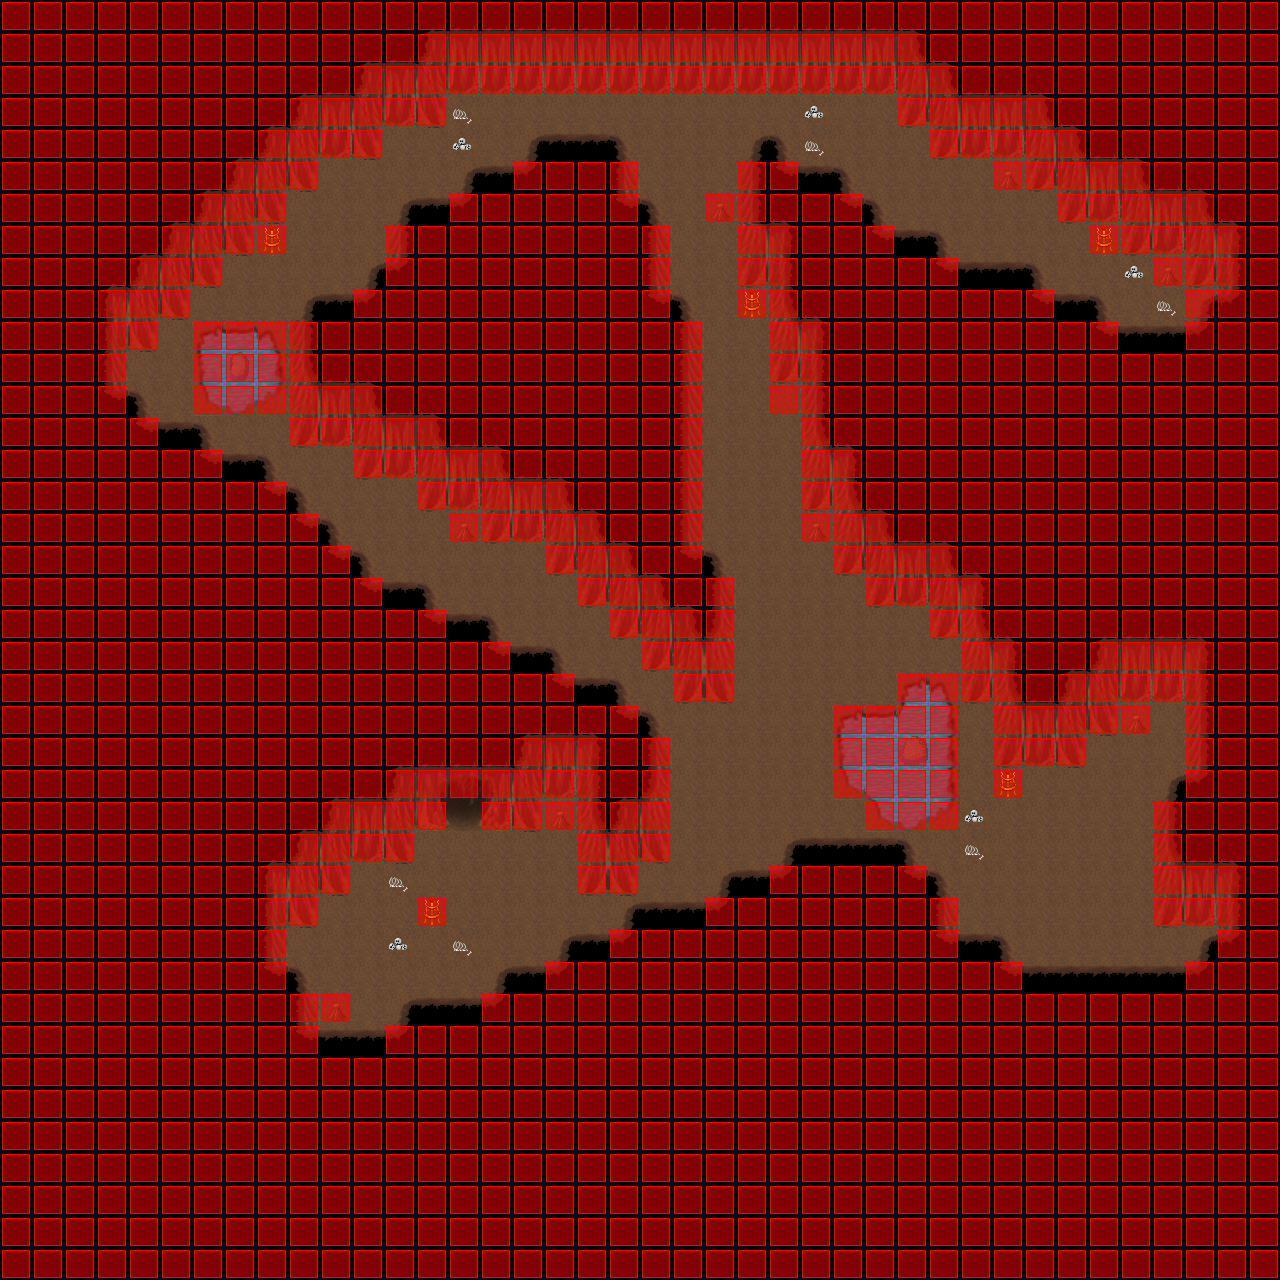

Below is a game level as drawn by its tile map, then a one-line description and the .tmx that defines it (tile-layer data replaced by summaries):
An orthogonal 40x40 tile map with 32x32 px tiles, 6 tile layers (Ground, Ground, Ground, Fringe, ...), 9 tilesets and 4 objects (2x WARP, SPAWN, SCRIPT).

<map version="1.0" orientation="orthogonal" width="40" height="40" tilewidth="32" tileheight="32">
 <properties>
  <property name="AutoMappingRadius" value="10" />
  <property name="DeleteTiles" value="1" />
  <property name="music" value="inside2.ogg" />
 </properties>
 <tileset firstgid="1" name="collision1_32_32" tilewidth="32" tileheight="32">
  <image source="../graphics/tiles/collision1_32_32.png" width="1024" height="1024" />
 </tileset>
 <tileset firstgid="1025" name="misc1_32_64" tilewidth="32" tileheight="64">
  <image source="../graphics/tiles/misc1_32_64.png" width="1024" height="1024" />
 </tileset>
 <tileset firstgid="1537" name="automapping_set_cave_32_32" tilewidth="32" tileheight="32">
  <image source="../graphics/tiles/automapping_set_cave_32_32.png" width="1024" height="1024" />
 </tileset>
 <tileset firstgid="2561" name="cave1_32_32" tilewidth="32" tileheight="32">
  <image source="../graphics/tiles/cave1_32_32.png" width="1024" height="1024" />
 </tileset>
 <tileset firstgid="3585" name="cave1_32_64" tilewidth="32" tileheight="64">
  <image source="../graphics/tiles/cave1_32_64.png" width="1024" height="1024" />
 </tileset>
 <tileset firstgid="4097" name="cave2_32_32" tilewidth="32" tileheight="32">
  <image source="../graphics/tiles/cave2_32_32.png" width="1024" height="1024" />
 </tileset>
 <tileset firstgid="5121" name="cave3_32_32" tilewidth="32" tileheight="32">
  <image source="../graphics/tiles/cave3_32_32.png" width="1024" height="1024" />
 </tileset>
 <tileset firstgid="6145" name="cave4_32_32" tilewidth="32" tileheight="32">
  <image source="../graphics/tiles/cave4_32_32.png" width="1024" height="1024" />
 </tileset>
 <tileset firstgid="7169" name="indoor1_32_96" tilewidth="32" tileheight="96">
  <image source="../graphics/tiles/indoor1_32_96.png" width="1024" height="960" />
 </tileset>
 <layer name="Ground" width="40" height="40">
  <data>[1600 cells, 1600 non-empty, 29 distinct tile ids]</data>
 </layer>
 <layer name="Ground" width="40" height="40">
  <data>[1600 cells, 56 non-empty, 21 distinct tile ids]</data>
 </layer>
 <layer name="Ground" width="40" height="40">
  <data>[1600 cells, 2 non-empty, 2 distinct tile ids]</data>
 </layer>
 <layer name="Fringe" width="40" height="40">
  <data>[1600 cells, 0 non-empty, 0 distinct tile ids]</data>
 </layer>
 <layer name="Over" width="40" height="40">
  <data>[1600 cells, 116 non-empty, 5 distinct tile ids]</data>
 </layer>
 <layer name="Collision" width="40" height="40">
  <data>[1600 cells, 1282 non-empty, 1 distinct tile ids]</data>
 </layer>
 <objectgroup name="Object" width="40" height="40">
  <object name="Fledermaus" type="SPAWN" x="556" y="460" width="492" height="472">
   <properties>
    <property name="MAX_BEINGS" value="7" />
    <property name="MONSTER_ID" value="8" />
    <property name="SPAWN_RATE" value="20" />
   </properties>
  </object>
  <object name="Warp to ow-n0004-p0002-o0000" type="WARP" x="1056" y="960" width="64" height="32">
   <properties>
    <property name="DEST_MAP" value="ow-n0004-p0002-o0000" />
    <property name="DEST_X" value="2704" />
    <property name="DEST_Y" value="5232" />
   </properties>
  </object>
  <object name="External Map Events" type="SCRIPT" x="0" y="0">
   <properties>
    <property name="FILENAME" value="scripts/maps/iw-island_tunnel-o00-o00-o00.lua" />
   </properties>
  </object>
  <object name="Warp to iw-island_tunnel-o00-o00-n01" type="WARP" x="448" y="797" width="32" height="32">
   <properties>
    <property name="DEST_MAP" value="iw-island_tunnel-o00-o00-n01" />
    <property name="DEST_X" value="1184" />
    <property name="DEST_Y" value="112" />
   </properties>
  </object>
 </objectgroup>
</map>
